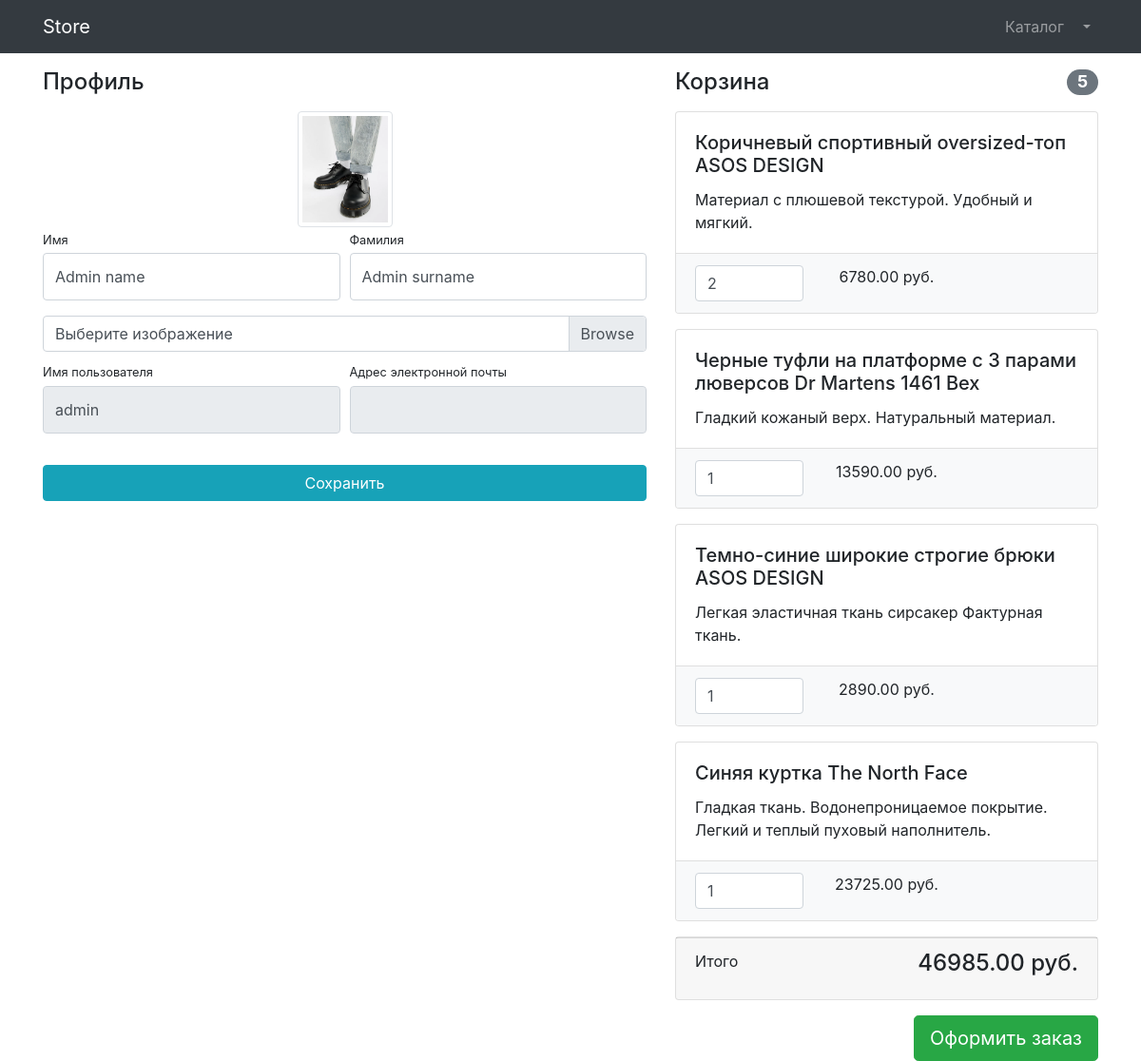
/users/profile/ (signed in), run on the app's committed database.
### users/models.py (models this page shows)
class User(AbstractUser):
    image = models.ImageField(upload_to='users_images', blank=True)

### products/models.py (models this page shows, shortened)
class Basket(models.Model):
    user = models.ForeignKey(to=User, on_delete=models.CASCADE)
    product = models.ForeignKey(to=Product, on_delete=models.CASCADE)
    quantity = models.PositiveSmallIntegerField(default=0)
    created_timestamp = models.DateTimeField(auto_now_add=True)
    objects = BasketQuerySet.as_manager()
    def sum(self):
        return self.product.price * self.quantity

class Product(models.Model):
    name = models.CharField(max_length=256)
    description = models.TextField(blank=True)
    price = models.DecimalField(max_digits=10, decimal_places=2)
    quantity = models.PositiveIntegerField(default=0)
    image = models.ImageField(upload_to='products_images')
    category = models.ForeignKey(to=ProductCategory, on_delete=models.CASCADE)
    class Meta:
        verbose_name = 'Product'
        verbose_name_plural = 'Products'

### users/views.py (the view)
# urls.py: path('profile/', profile, name='profile'),
@login_required
def profile(request):
    if request.method == 'POST':
        form = UserProfileForm(instance=request.user, data=request.POST, files=request.FILES)
        if form.is_valid():
            form.save()
            return HttpResponseRedirect(reverse('users:profile'))
        else:
            print(form.errors)
    else:
        form = UserProfileForm(instance=request.user)
    context = {
            'title': 'Store - Профиль',
            'form': form,
            'baskets': Basket.objects.filter(user=request.user),
        }
    return render(request, 'users/profile.html', context)

### users/forms.py
class UserProfileForm(UserChangeForm):
    first_name = forms.CharField(widget=forms.TextInput(attrs={
        'class': 'form-control py-4',
    }))
    last_name = forms.CharField(widget=forms.TextInput(attrs={
        'class': 'form-control py-4',
    }))
    username = forms.CharField(widget=forms.TextInput(attrs={
        'class': 'form-control py-4',
        'readonly': True,
    }), required=False)
    email = forms.CharField(widget=forms.TextInput(attrs={
        'class': 'form-control py-4',
        'readonly': True,
    }), required=False)
    image = forms.ImageField(widget=forms.FileInput(attrs={
        'class': 'custom-file-input',
    }), required=False)
    class Meta:
        model = User
        fields = ['first_name', 'last_name', 'username', 'email', 'image']

### products/models.py (called while the page is built)
    def total_quantity(self):
        return sum(basket.quantity for basket in self)

    def total_sum(self):
        return sum(basket.sum() for basket in self) # self == all baskets

### users/templates/users/profile.html (shortened to what this page needs)
{% extends 'products/base.html'%}
{% load static %}
{% block css %}
    <link href="{% static '/vendor/css/profile.css' %}" rel="stylesheet">
{% endblock %}
{% block content %}
    <div class="container">
        <div class="row">
            <div class="col-lg-7">
                <h4 class="mt-3 mb-3">Профиль</h4>
                <div class="col-lg-12 text-center">
                    <img width="100" height="100"
                        src="{% if user.image %} {{ user.image.url }} {% else %} {% static '/vendor/img/users/default_avatar.jpg' %} {% endif %}"
                        class="img-thumbnail">
                </div>
                <form action="{% url 'users:profile'%}" method="post" enctype="multipart/form-data">
                    <div class="form-row">
                        <div class="col-lg-6">
                            <div class="form-group">
                                <label class="small mb-1" for="{{ form.first_name.id_for_label }}">Имя</label>
                                {{ form.first_name }}
                            </div>
                        </div>
                        <div class="col-lg-6">
                            <div class="form-group">
                                <label class="small mb-1" for="{{ form.last_name.id_for_label }}">Фамилия</label>
                                {{ form.last_name }}
                            </div>
                        </div>
                    </div>
                    <div class="form-row mb-2">
                        <div class="col-lg-12">
                            <div class="custom-file">
                                <label class="custom-file-label" for="{{ form.image.id_for_label }}">Выберите изображение</label>
                            </div>
                        </div>
                    </div>
                    <div class="form-row">
                        <div class="col-lg-6">
                            <label class="small mb-1" for="{{ form.username.id_for_label }}">Имя пользователя</label>
                            {{ form.username }}
                        </div>
                        <div class="col-lg-6">
                            <label class="small mb-1" for="{{ form.email.id_for_label }}">Адрес электронной
                                почты</label>
                                {{ form.email }}
                        </div>
                    </div>
                    <div class="form-row">
                        <div class="col-lg-12" style="margin-top: 33px;">
                            <input class="btn btn-info btn-block" type="submit" value="Сохранить">
                        </div>
                    </div>
                </form>
            </div>
            <div class="col-lg-5">
                {% include 'products/basket.html' %}
            </div>
        </div>
    </div>
{% endblock %}

### products/templates/products/basket.html (shortened to what this page needs)
{% if baskets %}
<h4 class="mt-3 mb-3 d-flex justify-content-between align-items-center mb-3">
    Корзина <span class="badge badge-secondary badge-pill"> {{ baskets.total_quantity }}</span>
</h4>
{% for basket in baskets %}
<div class="card mb-3">
    <div class="card-body">
        <h5 class="card-title">{{ basket.product.name }}</h5>
        <p class="card-text">{{ basket.product.description }}</p>
    </div>
    <ul class="list-group list-group-flush">
        <li class="list-group-item bg-light">
            <div class="row text-center">
                <div class="col-lg-4">
                    <input name="basketID" type="number" class="form-control"
                    value="{{ basket.quantity }}" min="0">
                </div>
                <div class="col-lg-4"> {{ basket.sum }} руб.</div>
                <div class="col-lg-4">
                </div>
            </div>
        </li>
    </ul>
</div>
{% endfor %}
<div class="card mb-3">
    <div class="card-footer">
        <p class="float-left">Итого</p>
        <h4 class="float-right"> {{ baskets.total_sum }} руб.</h4>
    </div>
</div>
<a class="btn btn-success btn-lg float-right" href="../orders/order-create.html">
    Оформить заказ
</a>
{% else %}
<h4 class="mt-3 mb-3 text-center">
    Корзина пуста
{% endif %}

### data on the page
User: image (picture), first_name "Admin name", last_name "Admin surname", username "admin"
Basket: total_quantity "5", product.name "Коричневый спортивный oversized-топ ASOS DESIGN", product.description "Материал с плюшевой текстурой. Удобный и мягкий.", basketID "2", sum "6780.00", total_sum "46985.00"
Basket: product.name "Черные туфли на платформе с 3 парами люверсов Dr Martens 1461 Bex", product.description "Гладкий кожаный верх. Натуральный материал.", basketID "1", sum "13590.00"
Basket: product.name "Темно-синие широкие строгие брюки ASOS DESIGN", product.description "Легкая эластичная ткань сирсакер Фактурная ткань.", basketID "1", sum "2890.00"
Basket: product.name "Синяя куртка The North Face", product.description "Гладкая ткань. Водонепроницаемое покрытие. Легкий и теплый пуховый наполнитель.", basketID "1", sum "23725.00"
